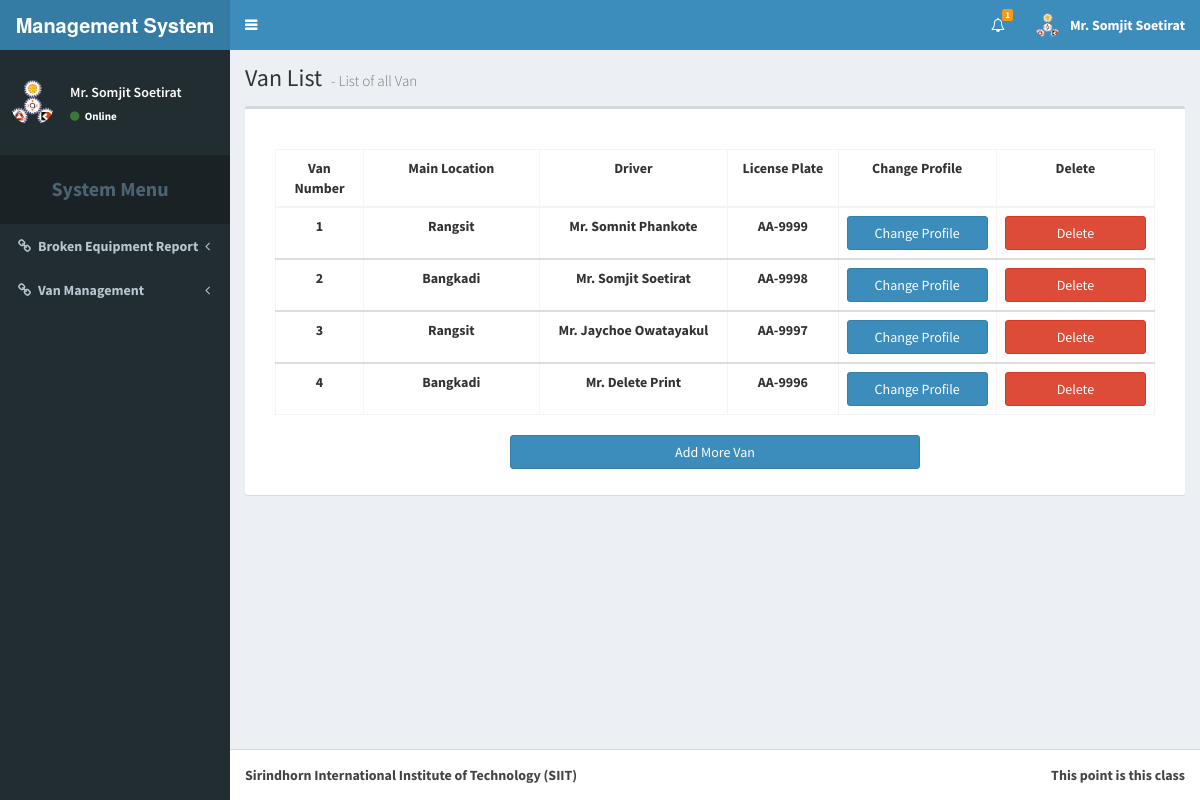
/admin.php (signed in), run on the app's committed database.
### tables this page shows
CREATE TABLE `van` (
  `van_no` int(11) NOT NULL AUTO_INCREMENT,
  `location` varchar(255) NOT NULL DEFAULT 'Rangsit',
  `status` varchar(255) NOT NULL DEFAULT 'Free',
  `driver_no` int(11) NOT NULL COMMENT 'driver_no = memer_no (membr table)',
  `current_location` varchar(255) NOT NULL DEFAULT 'Rangsit',
  `request_by` varchar(255) NOT NULL DEFAULT 'No requested',
  `van_license_plate` varchar(50) DEFAULT NULL,
  PRIMARY KEY (`van_no`)
);

CREATE TABLE `member` (
  `member_id` int(11) NOT NULL AUTO_INCREMENT,
  `full_name` varchar(255) DEFAULT NULL,
  `username` varchar(255) DEFAULT NULL,
  `password` varchar(255) DEFAULT NULL,
  `email` varchar(255) DEFAULT NULL,
  `member_tier` varchar(255) DEFAULT 'Normal User',
  PRIMARY KEY (`member_id`)
);

### admin.php (the view, shortened to what this page needs)
<!DOCTYPE html>
<?php
require_once('connect.php');
?>
<html>
<head>
  <link rel="stylesheet" href="bootstrap/css/bootstrap.css">
  <link rel="stylesheet" href="https://cdnjs.cloudflare.com/ajax/libs/font-awesome/4.5.0/css/font-awesome.min.css">
  <link rel="stylesheet" href="https://cdnjs.cloudflare.com/ajax/libs/ionicons/2.0.1/css/ionicons.min.css">
  <link rel="stylesheet" href="dist/css/AdminLTE.css">
  <link rel="stylesheet" href="dist/css/skins/skin-blue.css">
</head>
<body class="hold-transition skin-blue sidebar-mini">
<div class="wrapper">
  <header class="main-header">
    <a href="/Senior_Project" class="logo">
      <span class="logo-lg"><b>Management System<b></span>
    </a>
    <nav class="navbar navbar-static-top" role="navigation">
      <a href="#" class="sidebar-toggle" data-toggle="offcanvas" role="button">
      </a>
      <div class="navbar-custom-menu">
        <ul class="nav navbar-nav">
          <?php
            if(isset($_SESSION['tier'])){
          ?>
          <li class="dropdown notifications-menu">
          <a href="#" class="dropdown-toggle" data-toggle="dropdown">
            <i class="fa fa-bell-o"></i>
            <span class="label label-warning">1</span>
          </a>
          </li>
          <?php
            if($_SESSION['tier'] == 'Admin'){
          ?>
          <li class="dropdown user user-menu">
            <a href="#" class="dropdown-toggle" data-toggle="dropdown">
              <img src="dist/img/user2-160x160.gif" class="user-image" alt="User Image">
              <span class="hidden-xs"><?php echo $_SESSION['fname']; ?></span>
            </a>
            <ul class="dropdown-menu">
              <li class="user-header">
                <img src="dist/img/user2-160x160.gif" class="img-circle" alt="User Image">
                <p>
                  <?php echo $_SESSION['fname']; ?> - Ground Division Member
                  <small>Member since Nov. 2012</small>
                </p>
              </li>
              <li class="user-body">
                <div class="row">
                  <div class="col-xs-4 text-center">
                    <a href="member.php?mode=0">History</a>
                  </div>
                  <div class="col-xs-4 text-center">
                    <a href="member.php?mode=1">Request</a>
                  </div>
                  <div class="col-xs-4 text-center">
                    <a href="member.php?mode=2">Confirm</a>
                  </div>
                </div>
              </li>
              <li class="user-footer">
                <div class="pull-left">
                  <form action="profile.php" method="post">
                    <input type="submit" class="btn btn-default btn-flat" value="Profile" />
                      <input type="hidden" name="full_name" value=<?php echo $_SESSION['fname']; ?> >
                      <input type="hidden" name="username" value=<?php echo $_SESSION['user_name']; ?> >
                      <input type="hidden" name="password" value=<?php echo $_SESSION['user_pass']; ?> >
                      <input type="hidden" name="email" value=<?php echo $_SESSION['e_mail']; ?> >
                      <input type="hidden" name="user_tier" value=<?php echo $_SESSION['tier']; ?> >
                  </form>
                </div>
                <div class="pull-right">
                  <a href="logout.php" class="btn btn-default btn-flat">Log Out</a>
                </div>
              </li>
            </ul>
          </li>
          <?php
            }
            else{
          ?>
          <li class="dropdown user user-menu">
            <a href="#" class="dropdown-toggle" data-toggle="dropdown">
              <img src="dist/img/user2-160x160.gif" class="user-image" alt="User Image">
              <span class="hidden-xs"><?php echo $_SESSION['fname']; ?></span>
            </a>
          </li>
          <?php
            }
          ?>
          <?php
            }
            else{
          ?>
          <li><a href="login.php">Log-in</a></li>
          <?php
            }
          ?>
        </ul>
      </div>
    </nav>
  </header>
  <aside class="main-sidebar">
    <section class="sidebar">
      <div class="user-panel" style="margin-top:20px">
        <?php
          if(!isset($_SESSION['tier'])){
        ?>
        <center>
          <p><font color="white" size="5">Welcome Guest</font></p>
        </center>
        <?php
          }
          else{
        ?>
        <div class="pull-left image">
          <img src="dist/img/user2-160x160.gif" class="img-circle" alt="User Image">
        </div>
        <div class="pull-left info">
          <p><?php echo $_SESSION['fname']; ?></p>
          <a href="#"><i class="fa fa-circle text-success"></i> Online</a>
        </div>
        <?php
          }
        ?>
      </div>
      <ul class="sidebar-menu">
        <li class="header"
            style="margin-top:20px;padding-top:20px;padding-bottom:20px;font-size:20px"
        >
        <center>System Menu</center></li>
        <li class="treeview">
          <a href="#"><i class="fa fa-link"></i><span>Broken Equipment Report</span>
            <span class="pull-right-container">
              <i class="fa fa-angle-left pull-right"></i>
            </span>
          </a>
        </li>
        <li class="treeview">
          <a href="vanindex.html"><i class="fa fa-link"></i><span>Van Management</span>
            <span class="pull-right-container">
              <i class="fa fa-angle-left pull-right"></i>
            </span>
          </a>
        </li>
      </ul>
    </section>
  </aside>
  <div class="content-wrapper">
    <section class="content-header">
      <?php
        if($_GET['mode'] == 0){
      ?>
        <h1>
        Van List
        <small>- List of all Van</small>
        </h1>
      <?php
        }else if($_GET['mode'] == 1){
      ?>
        <h1>
        User List
        <small>- List of all users </small>
        </h1>
      <?php
        }
      ?>
    </section>
    <section class="content">
      <?php
        if($_GET['mode'] == 0){
      ?>
      <div class="box" style="padding-bottom:30px;padding-left:30px;padding-right:30px;padding-bottom:60px">
        <table id="example2" class="table table-bordered table-hover" style="width:100%;margin-top:40px" align="center">
        <thead>
        <tr>
        <td style="text-align:center;width:10%">Van Number</td>
        <td style="text-align:center;width:20%">Main Location</td>
        <td style="text-align:center">Driver</td>
        <td style="text-align:center">License Plate</td>
        <td style="text-align:center">Change Profile</td>
        <td style="text-align:center">Delete</td>
        </tr>
      </thead>
      <?php
      $q = 'SELECT * FROM van, driver, member WHERE van.driver_no = driver.driver_no AND
                                                    driver.member_id = member.member_id;';
      $res = $db -> query($q);
      while($row = $res -> fetch_array()){
      ?>
      <tbody>
          <tr>
          <td style="text-align:center"><?php echo $row['van_no']; ?></td>
          <td style="text-align:center"><?php echo $row['location']; ?></td>
          <td style="text-align:center"><?php echo $row['full_name']; ?></td>
          <td style="text-align:center"><?php echo $row['van_license_plate']; ?></td>
          <td style="text-align:center;width:18%;">
            <form id="prof_form" action="profile.php" method="post">
                <input type="submit" class="btn btn-block btn-primary" value="Change Profile">
            </form>
          </td>
          <th style="text-align:center;width:18%;">
            <form action="delete.php" method="post">
              <button type="submit" class="btn btn-block btn-danger">
                Delete
              </button>
            </form>
          </th>
          </tr>
      </tbody>
      <?php
      }
      ?>
      </table>
      <div  class="col-md-3"></div>
      <div  class="col-md-6">
        <form action="add.php" method="post">
          <button type="submit" class="btn btn-block btn-primary">Add More Van</button>
        </form>
      </div>
    </div>
      <?php
        }else if($_GET['mode'] == 1){
      ?>
        <div class="box" style="padding-bottom:30px;padding-left:30px;padding-right:30px;padding-bottom:60px">
          <table id="example2" class="table table-bordered table-hover" style="width:100%;margin-top:40px" align="center">
            <thead>
              <tr>
                <td style="text-align:center;width:10%">User ID</td>
                <td style="text-align:center;width:20%">Username</td>
                <td style="text-align:center;width:20%">E-mail</td>
                <td style="text-align:center;width:20%">Role</td>
                <td style="text-align:center;width:20%">Change Profile</td>
                <td style="text-align:center;width:20%">Delete</td>
              </tr>
            </thead>
            <?php
              $q = 'SELECT * FROM member';
              $res = $db -> query($q);
              while($row = $res -> fetch_array()){
            ?>
            <tr>
              <td style="text-align:center"><?php echo $row['member_id']; ?></td>
              <td style="text-align:center"><?php echo $row['username']; ?></td>
              <td style="text-align:center"><?php echo $row['email']; ?></td>
              <td style="text-align:center"><?php echo $row['member_tier']; ?></td>
              <td style="text-align:center">
                <form id="prof_form" action="profile.php" method="post">
                    <input type="hidden" name="mode" value=0 >
                    <input type="hidden" name="id" value=<?php echo $row['member_id']; ?> >
                    <input type="hidden" name="full_name" value="<?php echo $row['full_name']; ?>" >
                    <input type="hidden" name="username" value=<?php echo $row['username']; ?> >
                    <input type="hidden" name="password" value=<?php echo $row['password']; ?> >
                    <input type="hidden" name="email" value=<?php echo $row['email']; ?> >
                    <input type="hidden" name="user_tier" value="<?php echo $row['member_tier']; ?>" >
                    <input type="submit" class="btn btn-block btn-primary" value="Change Profile">
                </form>
              </td>
              <th style="text-align:center;width:18%;">
                <form action="delete.php" method="post">
                  <input type="hidden" name="mode" value=0 >
                  <input type="hidden" name="id" value=<?php echo $row['member_id'];?>>
                  <button type="submit" class="btn btn-block btn-danger">
                    Delete
                  </button>
                </form>
              </th>
            </tr>
            <?php
              }
            ?>
          </table>
        </div>
      <?php
        }
      ?>
    </section>
  </div>
  <footer class="main-footer">
    <div class="pull-right hidden-xs">
      This point is this class
    </div>
    <strong>Sirindhorn International Institute of Technology (SIIT)</strong>
  </footer>
</div>
</body>
</html>

### data on the page
van: van_no "1", location "Rangsit", member.full_name "Mr. Somnit Phankote", van_license_plate "AA-9999"
van: van_no "2", location "Bangkadi", member.full_name "Mr. Somjit Soetirat", van_license_plate "AA-9998"
van: van_no "3", location "Rangsit", member.full_name "Mr. Jaychoe Owatayakul", van_license_plate "AA-9997"
van: van_no "4", location "Bangkadi", member.full_name "Mr. Delete Print", van_license_plate "AA-9996"

### other printed values
$_SESSION['fname'] "Mr. Somjit Soetirat"
